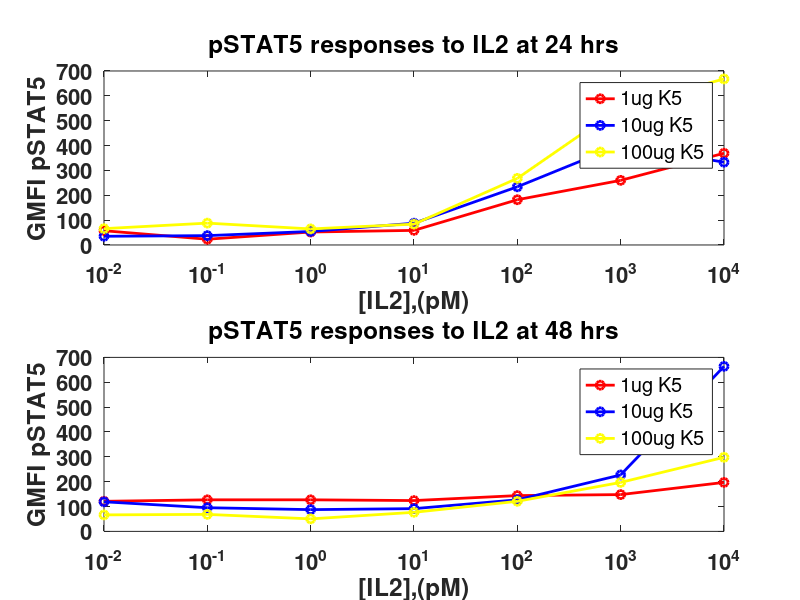

Here is the MATLAB script that generated this plot:
%Rework of 10232011 (rotation)

%24 hrs
%pSTAT5 response to IL2
%A=1ug
%B=10ug
%C=100ug

A=[369
260
182
58.7
52.1
23.1
57.3
104];

B=[333
403
234
87.6
54.3
37.6
35
78.1];

C=[668
555
268
83.8
64.6
87.9
65.7
77.3];

IL2=[10000 1000 100 10 1 0.1 0.01 0];

A1=[197
148
144
124
127
127
121
115];

B1=[664
227
127
91.5
87.5
95.2
119
130];

C1=[298
197
121
76.7
50.3
68.4
66.4
51.1];

figure()
subplot(2,1,1)
hold on
plot(IL2, A, '-ro', 'linewidth', 2)
plot(IL2, B, '-bo' ,'linewidth', 2)
plot(IL2, C, '-yo', 'linewidth', 2)
set(gcf, 'color', 'w')
set(gca, 'Fontsize', 16, 'Fontweight', 'bold', 'xscale', 'log')
ylabel('GMFI pSTAT5')
xlabel('[IL2],(pM)')
title('pSTAT5 responses to IL2 at 24 hrs')
legend('1ug K5', '10ug K5', '100ug K5')
box on
subplot(2,1,2)
hold on
plot(IL2, A1, '-ro', 'linewidth', 2)
plot(IL2, B1, '-bo' ,'linewidth', 2)
plot(IL2, C1, '-yo', 'linewidth', 2)
set(gcf, 'color', 'w')
set(gca, 'Fontsize', 16, 'Fontweight', 'bold', 'xscale', 'log')
ylabel('GMFI pSTAT5')
xlabel('[IL2],(pM)')
title('pSTAT5 responses to IL2 at 48 hrs')
legend('1ug K5', '10ug K5', '100ug K5')
box on

%%

